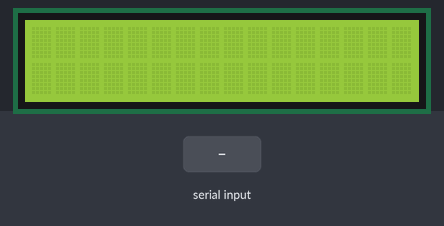
This sketch was run on a simulated Arduino Uno, built with avr-gcc and run on an emulated ATmega328P. Parts: 16×2 character LCD. The inputs (shaded band) are chosen by the test bench.

Above: at 1.2 s.
1.3 s: "1\n" received over Serial
At 3.5 s:
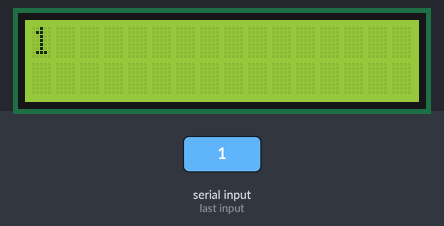
3.8 s: "0\n" received over Serial
At 5.5 s:
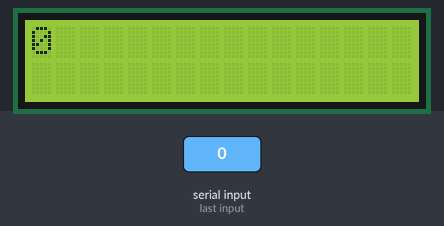
6.3 s: "2\n" received over Serial
At 8.6 s:
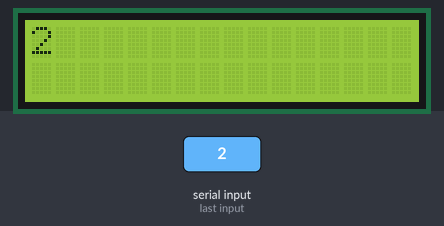
Timing chart, 0 to 10.1 s (numbered marks = the images above; inputs shaded):
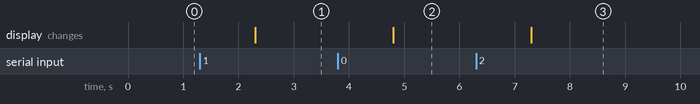

Measured:
- after the input at 1.3 s, the display: changes after 1.0 s (image 1)
- after the input at 3.8 s, the display: changes after 1.0 s (image 2)
- after the input at 6.3 s, the display: changes after 1.0 s (image 3)

The sketch:

lcdDisplay.ino
```cpp
#include <LiquidCrystal.h>
int rs=7;
int en=8;
int d4=9;
int d5=10;
int d6=11;
int d7=12;
int i;
int k=0;
String Data;
LiquidCrystal lcd(rs,en,d4,d5,d6,d7);
int dataSize;

void setup() {
  // put your setup code here, to run once:
lcd.begin(16,2);
Serial.begin(115200);
}

void loop() {
  // put your main code here, to run repeatedly:
while(Serial.available()==0){

}
Data=Serial.readStringUntil('\r');

lcd.clear();
lcd.setCursor(0,0);
lcd.print(Data);

}
```
